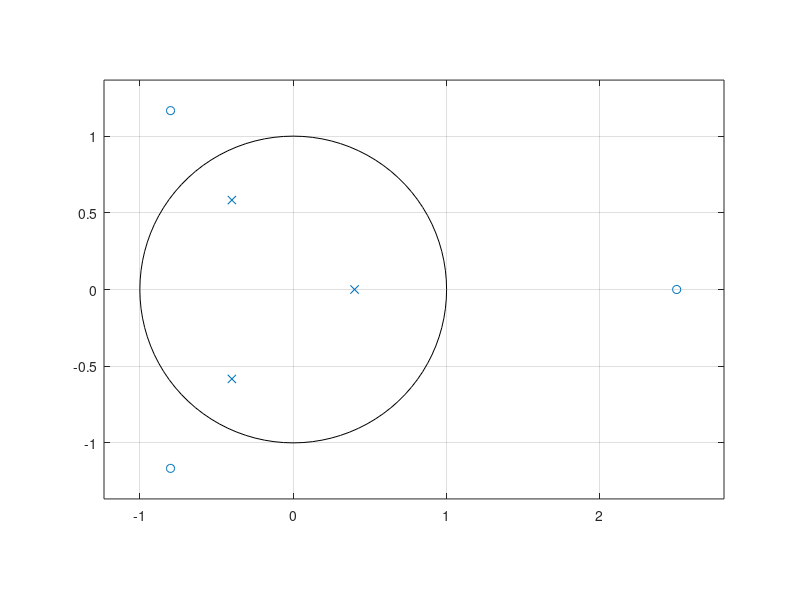

Source code (MATLAB):
clear all;
pkg load signal;

num = [-0.2 0.18 0.4 1];
den = [1 0.4 0.18 -0.2];
figure(1);
zplane(num, den);
pause;
print -depslatex "-S800,600" "allpassTransferFunctionMirrorExample.tex"

